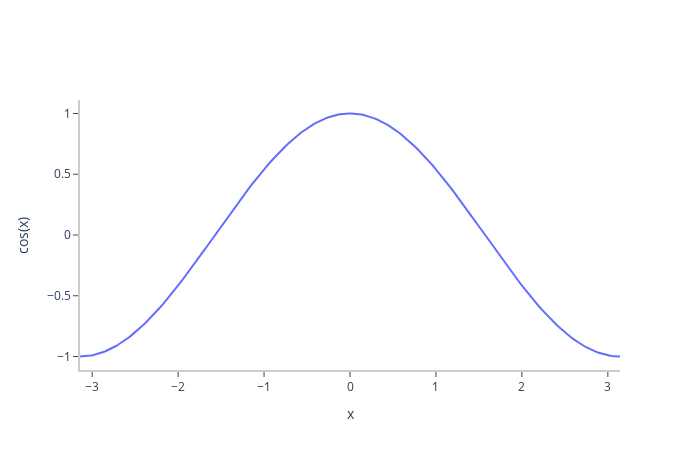

Source (notebook cell):
### Markdown cell above
Plotly creates more than just a plot: It creates an interactive widget. The default layout is based on being able to easily read data directly. We can easily customise our plot to make it look more like the Matplotlib version

### Code cell
fig = go.Figure()
fig.add_trace(go.Scatter(x=x, y=y, mode='lines', line=dict(width=2)))
fig.update_layout(xaxis=dict(
        title="x",
        linecolor='rgb(204, 204, 204)',
        linewidth=2,
        ticks='outside',
    ),
    yaxis=dict(
        title="cos(x)",
        linecolor='rgb(204, 204, 204)',
        linewidth=2,
        ticks='outside',
    ),
    autosize=False,
    plot_bgcolor='white',
)
fig.show()

### Figure 1 — Plotly figure (JSON) as saved in the notebook; plotly's stock layout.template omitted (floating-point values rounded to 4 significant figures; data arrays with more than 128 entries replaced by an {"elided": "..."} marker saying what was removed)
{"data": [{"line": {"width": 2}, "mode": "lines", "type": "scatter", "x": {"elided": "256 float values"}, "y": {"elided": "256 float values"}}], "layout": {"autosize": false, "height": 450, "plot_bgcolor": "white", "width": 700, "xaxis": {"autorange": true, "linecolor": "rgb(204, 204, 204)", "linewidth": 2, "range": [-3.142, 3.142], "ticks": "outside", "title": {"text": "x"}, "type": "linear"}, "yaxis": {"autorange": true, "linecolor": "rgb(204, 204, 204)", "linewidth": 2, "range": [-1.111, 1.111], "ticks": "outside", "title": {"text": "cos(x)"}, "type": "linear"}}}
